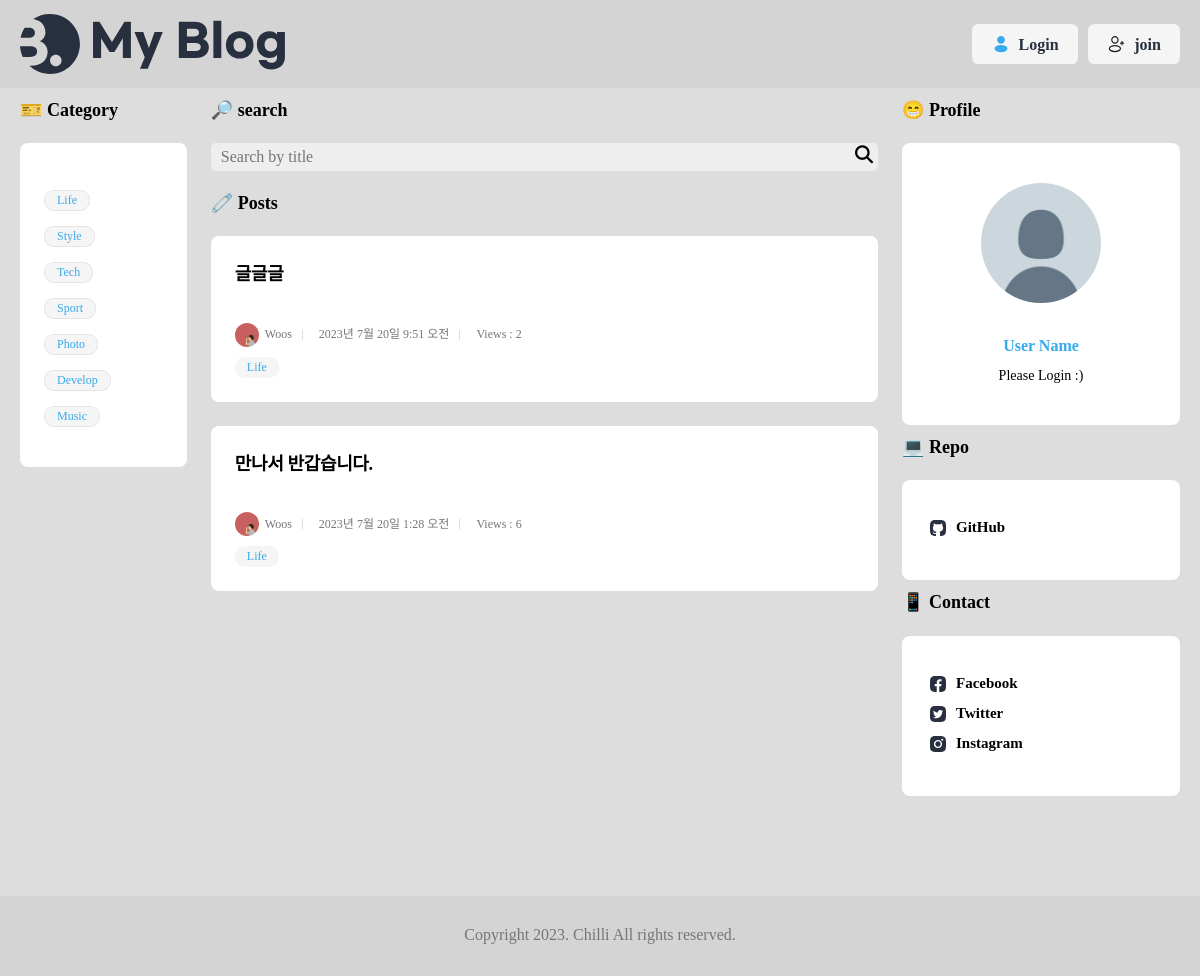
The page /blog/ on the database as committed earlier.
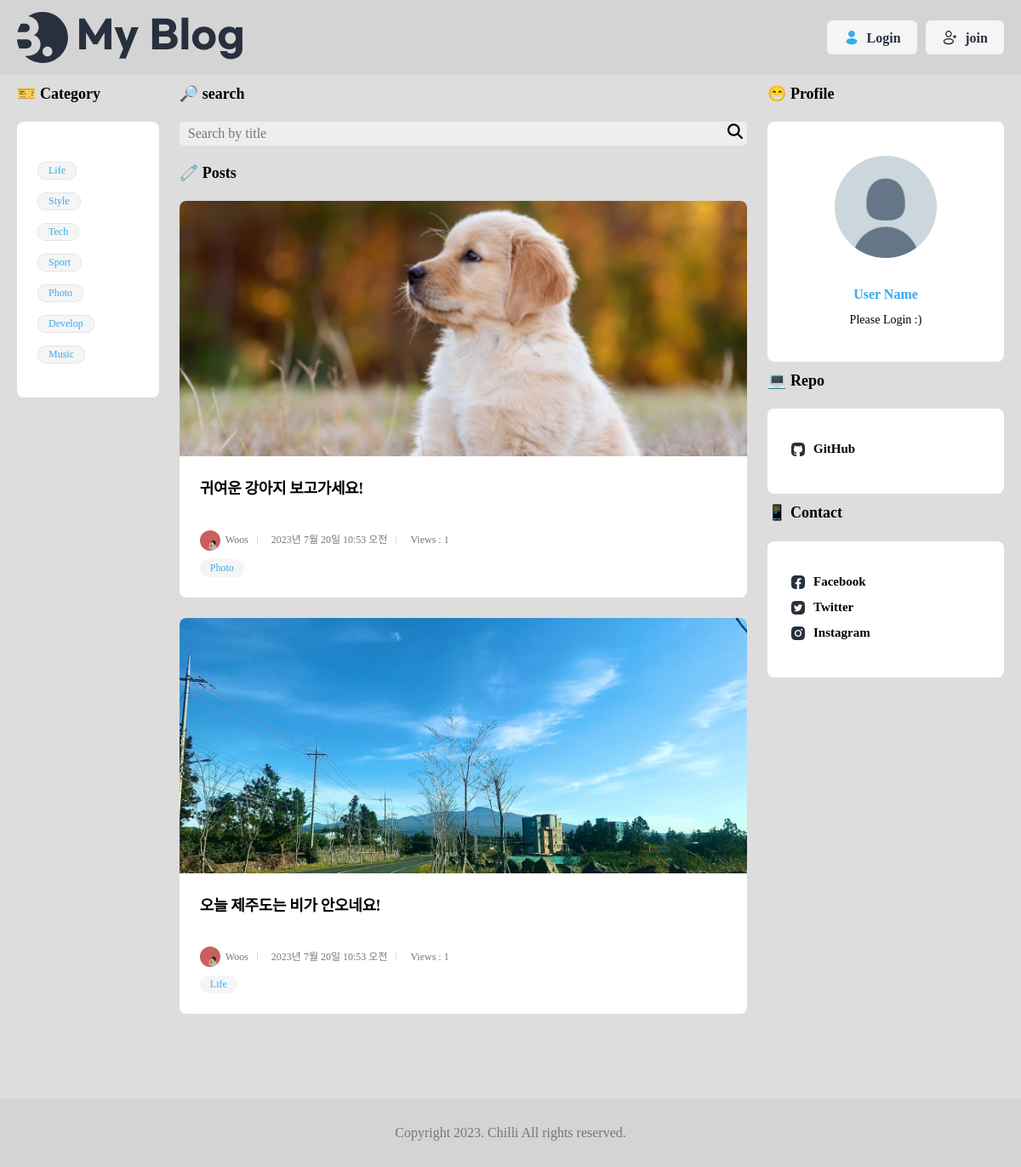
The same page on the database as committed later.
### blog/models.py (models this page shows)
class Post(models.Model):
    title = models.CharField(max_length=30)
    content = models.TextField()
    writer = models.ForeignKey(User, on_delete=models.CASCADE)
    status = models.CharField(default='active', max_length=20)
    thumbnail = models.ImageField(upload_to='blog/media',null=True,blank=True)
    views = models.IntegerField(default=0)
    created_at = models.DateTimeField(auto_now_add=True)
    updated_at = models.DateTimeField(auto_now=True)

class Category(models.Model):
    post = models.OneToOneField("Post", on_delete=models.CASCADE)
    created_at = models.DateTimeField(auto_now_add=True)
    name = models.CharField(max_length=20)

### user/models.py (models this page shows)
class Profile(models.Model):
    user = models.OneToOneField('User', on_delete=models.CASCADE)
    name = models.CharField(default='닉네임', max_length=50, null=True, blank=True)
    avatarUrl = models.ImageField(upload_to='user/media',null=True,blank=True)
    aboutMe = models.TextField(default='자신을 소개해주세요 :)',null=True, blank=True)
    created_at = models.DateTimeField(auto_now_add=True)
    updated_at = models.DateTimeField(auto_now=True)

### blog/views.py (the view)
# urls.py: path('', Index.as_view() , name='list'),
class Index(View):
    def get(self, request):
        post_objs = Post.objects.all().filter(status='active').order_by('-created_at')
        categories = ['Life','Style','Tech','Sport','Photo','Develop','Music']
        context = {
            "posts": post_objs,
            "categories": categories
        }
        return render(request, 'blog/post_list.html', context)

### blog/templates/blog/post_list.html (shortened to what this page needs)
{% extends 'base.html' %}
{% load static %}
{% block content %}
    <main>
        <div class="max-width">
            <section class='first_section'>
                <h3>😁 Profile</h3>
                {% if request.user.is_authenticated %}
                    <aside class="about">
                        {% if request.user.profile.avatarUrl.url %}
                            <img src="{{request.user.profile.avatarUrl.url}}" alt="" class="user-profile" />
                        {% else %}
                            <img src="{%static 'user/image/basic_profile.jpg'%}" alt="" class="user-profile" />
                        {% endif %}
                        <p class="user-name">{{request.user.profile.name}}</p>
                        <p class="user-description">{{request.user.profile.aboutMe}}
                    </aside>
                {% else %}
                    <aside class="about">
                        <img src="{%static 'user/image/basic_profile.jpg'%}" alt="" class="user-profile" />
                        <p class="user-name">User Name</p>
                        <p class="user-description">Please Login :)</p>
                    </aside>
                {% endif %}
                <h3>💻 Repo</h3>
                <aside class="about">
                    <ul class="sns">
                        <li>
                            <a href="https://github.com/Hyunwooz/Django-blog">
                                <img src="{% static 'blog//assets/Github.svg' %}" alt="GitHub" /> GitHub
                            </a>
                        </li>
                    </ul>
                </aside>
                <h3>📱 Contact</h3>
                <aside class="about">
                    <ul class="sns">
                        <li>
                            <a href="#">
                                <img src="{% static 'blog/assets/Facebook.svg' %}" alt="Facebook" /> Facebook
                            </a>
                        </li>
                        <li>
                            <a href="#">
                                <img src="{% static 'blog/assets/Twitter.svg' %}" alt="Twitter" /> Twitter
                            </a>
                        </li>
                        <li>
                            <a href="#">
                                <img src="{% static 'blog/assets/Instagram.svg' %}" alt="Instagram" /> Instagram
                            </a>
                        </li>
                    </ul>
                </aside>
            </section>
            <section class='second_section'>
                <h3>🔎 search</h3>
                <div class="header-search">
                    <form action="{% url 'blog:search' %}" method="get">
                        <input class='header-search__text' placeholder="Search by title" ,type="text" , name="keyword" , required>
                        <button class='header-search__btn' type='submit'><i class="fa-solid fa-magnifying-glass"></i></button>
                    </form>
                </div>
                <h3>🧷 Posts</h3>
                {% if posts %}
                <ul class="posts">
                    {% for post in posts %}
                    <li>
                        <a href="{% url 'blog:detail' pk=post.pk %}" class="post">
                            <article>
                                {% if post.thumbnail %}
                                    <div class="img-wrap" style="background-image: url({{ post.thumbnail }}); background-size: cover; background-position: center;">
                                    </div>
                                {% endif %}
                                <div class="contents-wrap">
                                    <h3>{{post.title}}</h3>
                                    <dl class="author-wrap">
                                        <dd class="author">
                                            {% if post.writer.profile.avatarUrl.url %}
                                                <img src="{{post.writer.profile.avatarUrl.url}}" alt="" />
                                            {% else %}
                                                <img src="{%static 'user/image/basic_profile.jpg'%}" alt="" />
                                            {% endif %}
                                            {{ post.writer.profile.name }}
                                        </dd>
                                        <dd class="created">{{post.created_at}}</dd>
                                        <dd class="views">Views : {{post.views}}</dd>
                                    </dl>
                                    <dl class="category">
                                        <dd>{{ post.category.name }}</dd>
                                    </dl>
                                </div>
                            </article>
                        </a>
                    </li>
                    {% endfor %}
                </ul>
                {% else %}
                    <p class="nonexistent">작성된 게시물이 없습니다.</p>
                {% endif %}
            </section>
            <section class='third_section'>
                <h3>🎫 Category</h3>
                    <aside class="about">
                        <ul class="categories">
                            {% for category in categories %}
                                <li>
                                    <form action="{% url 'blog:category' %}" method="get">
                                        <button class='category_search' type='submit'>{{category}}</button>
                                    </form>
                                </li>
                            {% endfor %}
                        </ul>
                    </aside>
            </section>
        </div>
    </main>
{% endblock %}

### templates/base.html (shortened to what this page needs)
<!DOCTYPE html>
<html lang="ko">
    {% load static %}
    <head>
        <link rel="stylesheet" href="{% static 'blog/css/reset.css' %}" />
		<link rel="stylesheet" as="style" crossorigin href="https://cdn.jsdelivr.net/gh/orioncactus/pretendard/dist/web/static/pretendard.css" />
		<link rel="stylesheet" href="{% static 'blog/css/global.css' %}" />
		<link
        rel="stylesheet"
        href="https://cdnjs.cloudflare.com/ajax/libs/font-awesome/6.4.0/css/all.min.css"
        />
		<link rel="stylesheet" href="{% static 'blog/css/header.css' %}" />
		<link rel="stylesheet" href="{% static 'blog/css/footer.css' %}" />
		<link rel="stylesheet" href="{% static 'blog/css/about.css' %}" />
		<link rel="stylesheet" href="{% static 'blog/css/button.css' %}" />
		<link rel="stylesheet" href="{% static 'blog/css/category.css' %}" />
		<link rel="stylesheet" href="{% static 'blog/css/author.css' %}" />
		<link rel="stylesheet" href="{% static 'blog/css/post.css' %}" />
		<link rel="stylesheet" href="{% static 'blog/css/posts.css' %}" />
		<link rel="stylesheet" href="{% static 'blog/css/main.css' %}" />
        <link rel="stylesheet" href="{% static 'blog/css/wrapbox.css' %}" />
		<link rel="stylesheet" href="{% static 'blog/css/view.css' %}" />
		<link rel="stylesheet" href="{% static 'blog/css/write.css' %}" />
		<link rel="stylesheet" href="{% static 'blog/css/comment.css' %}" />
		<link rel="stylesheet" href="{% static 'user/css/profile.css' %}" />
		<link rel="stylesheet" href="{% static 'user/css/change-pw.css' %}" />
    </head>
    <body>
		<header>
			<div class="max-width">
				<h1>
					<a href="{% url 'blog:list' %}">
						<img src="{% static 'blog/assets/Logo.svg' %}" alt="My Blog" />
					</a>
				</h1>
				<ul>
                    {% if request.user.is_authenticated %}
					<li>
						<a href="{% url 'blog:write' %}" class="button">
							<img src="{% static 'blog/assets/icon-modify-white.svg' %}" alt="" />
							<span>Write</span>
						</a>
					</li>
					<li>
						<a href="{%url 'user:logout' %}" class="button gray">
							<img src="{% static 'blog/assets/icon-logout.svg' %}" alt="" />
							<span>Logout</span>
						</a>
					</li>
					<li class="profile-img">
						<a href="{%url 'user:pf-create' %}">
							{% if request.user.profile.avatarUrl %}
								<img src="{{request.user.profile.avatarUrl.url}}" alt="" class="user-profile" />
							{% else %}
								<img src="{%static 'user/image/basic_profile.jpg'%}" alt="" class="user-profile" />
							{% endif %}
						</a>
					</li>
                    {% else %}
					<li>
						<a href="{%url 'user:login' %}" class="button gray">
							<img src="{% static 'blog/assets/icon-login.svg' %}" alt="" />
							<span>Login</span>
						</a>
					</li>
					<li class="only-pc">
						<a href="{%url 'user:join' %}" class="button gray">
							<img src="{% static 'blog/assets/icon-register.svg' %}" alt="" />
							<span>join</span>
						</a>
					</li>
                    {% endif %}
				</ul>
			</div>
		</header>
        <main class="container">
            {% block content %}
            {% endblock %}
        </main>
		<footer>
			<div class="max-width">
				<h2>Copyright 2023. Chilli All rights reserved.</h2>
			</div>
		</footer>
    </body>
</html>

### static/blog/css/global.css (style rules this page uses)
:root { --main-color: rgb(55, 170, 236); --main-rgb: 55, 171, 236; --outline-border: rgb(55, 160, 236); --red-color: rgb(243, 124, 75); --red-rgb: 243, 124, 75; --black-color: #28303f; --white-color: #fff; --gray-color: #767676; --border-color: #ddd; --gray-background-light: #dddddd; --gray-background: #f5f5f5; --gray-text: #6f6f6f; --border-radius: 0.4em; }
h1, a, div, p, section, article, input, textarea { box-sizing: border-box; }
a { text-decoration: none; color: inherit; }
html { font-size: 10px; }
body { font-size: 1.6rem; line-height: 1.4; }
input, button { font-size: inherit; font-family: inherit; }
button { cursor: pointer; }
a { border-radius: 0.8rem; overflow: hidden; }
img { vertical-align: bottom; }
body { background: var(--gray-background-light); }
.max-width { width: 1300px; max-width: calc(100% - 4rem); margin: 0 auto; }

### static/blog/css/header.css (style rules this page uses)
header { background-color: #d4d4d4; }
header .max-width { display: flex; align-items: center; justify-content: space-between; gap: 4rem; padding: 1rem 0; }
header h1 { font-size: 3rem; }
header h1 a { display: block; padding: 0.4rem; margin-left: -0.4rem; }
header h1 a img { display: block; height: 6rem; }
header ul { display: flex; align-items: center; gap: 1rem; }
header .button { text-transform: none; }

### static/blog/css/footer.css (style rules this page uses)
footer { background: #d4d4d4;; margin-top: 10rem; }
footer .max-width { display: flex; align-items: center; justify-content: center; height: 8rem; position: relative; }
footer h2 { color: var(--gray-color); }

### static/blog/css/about.css (style rules this page uses)
.about { flex-basis: calc((100% - 2.4rem * 3) / 4); flex-shrink: 0; align-self: flex-start; padding: 4rem 2.4rem 4rem; box-sizing: border-box; border-radius: var(--border-radius); background: var(--white-color); text-align: center; font-size: 2rem; }
.about .user-profile { width: 12rem; height: 12rem; object-fit: cover; border-radius: 50%; margin-bottom: 2rem; }
.about .user-name { color: var(--main-color); font-weight: bold; font-size: 1.6rem; margin: 1.2rem 0 0.8rem; }
.about .user-description { font-size: 1.4rem; padding: 0 0.4rem; }
.categories { display: flex; flex-wrap: wrap; flex-direction: column; align-items: flex-start; justify-content: center; gap: 0.8rem; }
.categories li .category_search { background: var(--gray-background); color: var(--gray-text); font-size: 1.2rem; border-radius: calc(var(--border-radius) * 2); border: 1px solid rgb(228, 228, 228); color: rgb(55, 170, 236);; padding: 0.2rem 1.2rem; }
.sns { display: flex; flex-direction: column; gap: 0.6rem; justify-content: center; margin-top: -0.4rem; }
.sns a { display: flex; padding: 0.4rem; line-height: 1; font-size: 1.5rem; font-weight: bold; }
.sns img { width: 1.6rem; display: block; margin-right: 1rem; }

### static/blog/css/button.css (style rules this page uses)
.button { display: inline-flex; align-items: center; justify-content: center; gap: 0.8rem; height: 4rem; padding: 0.2rem 1.2em 0; border: 0; border-radius: var(--border-radius); background: var(--main-color); color: var(--white-color); text-transform: uppercase; font-weight: bold; line-height: 1; }
.button img { height: 1.2em; margin-top: -0.2rem; vertical-align: middle; }
.button.gray { background: var(--gray-background); color: var(--black-color); }

### static/blog/css/category.css (style rules this page uses)
.category { display: flex; flex-wrap: wrap; color: var(--main-color); }
.category dd { margin-right: 0.4rem; padding: 0.2rem 1.2rem; border-radius: calc(var(--border-radius) * 2); background: var(--gray-background); font-size: 1.2rem; }

### static/blog/css/author.css (style rules this page uses)
.author-wrap { display: flex; gap: 1rem; color: #767676; font-size: 1.2rem; }
.author-wrap dd { display: flex; align-items: center; gap: 0.6rem; margin-bottom: 1rem; }
.author img { width: 2em; height: 2em; border-radius: 50%; }
.created::before { content: ""; display: block; width: 1px; height: 0.8em; margin-right: 1rem; background: var(--border-color); }
.views::before { content: ""; display: block; width: 1px; height: 0.8em; margin-right: 1rem; background: var(--border-color); }

### static/blog/css/post.css (style rules this page uses)
.post { display: block; overflow: hidden; border-radius: var(--border-radius); background: var(--white-color); font-size: 2rem; }
.img-wrap { width: 100%; height: 30rem; }
.contents-wrap { padding: 1.6rem 2.4rem 2.4rem; }
.contents-wrap h3, .contents-wrap .post-description { display: -webkit-box; -webkit-box-orient: vertical; overflow: hidden; text-overflow: ellipsis; word-break: break-all; }
.contents-wrap h3 { height: calc(1.8rem * 1.4 * 2); margin: 1rem 0; font-size: 1.8rem; font-weight: bold; -webkit-line-clamp: 2; letter-spacing: -0.02em; }

Rows that differ between the two databases and show on the page:
removed Post: title "글글글", writer.profile.avatarUrl (placeholder picture), writer.profile.name "Woos", created_at "2023년 7월 20일 9:51 오전", views "2", category.name "Life"
removed Post: title "만나서 반갑습니다.", writer.profile.avatarUrl (placeholder picture), writer.profile.name "Woos", created_at "2023년 7월 20일 1:28 오전", views "6", category.name "Life"
added Post: thumbnail (picture), title "귀여운 강아지 보고가세요!", writer.profile.avatarUrl (placeholder picture), writer.profile.name "Woos", created_at "2023년 7월 20일 10:53 오전", views "1", category.name "Photo"
added Post: thumbnail (picture), title "오늘 제주도는 비가 안오네요!", writer.profile.avatarUrl (placeholder picture), writer.profile.name "Woos", created_at "2023년 7월 20일 10:53 오전", views "1", category.name "Life"
